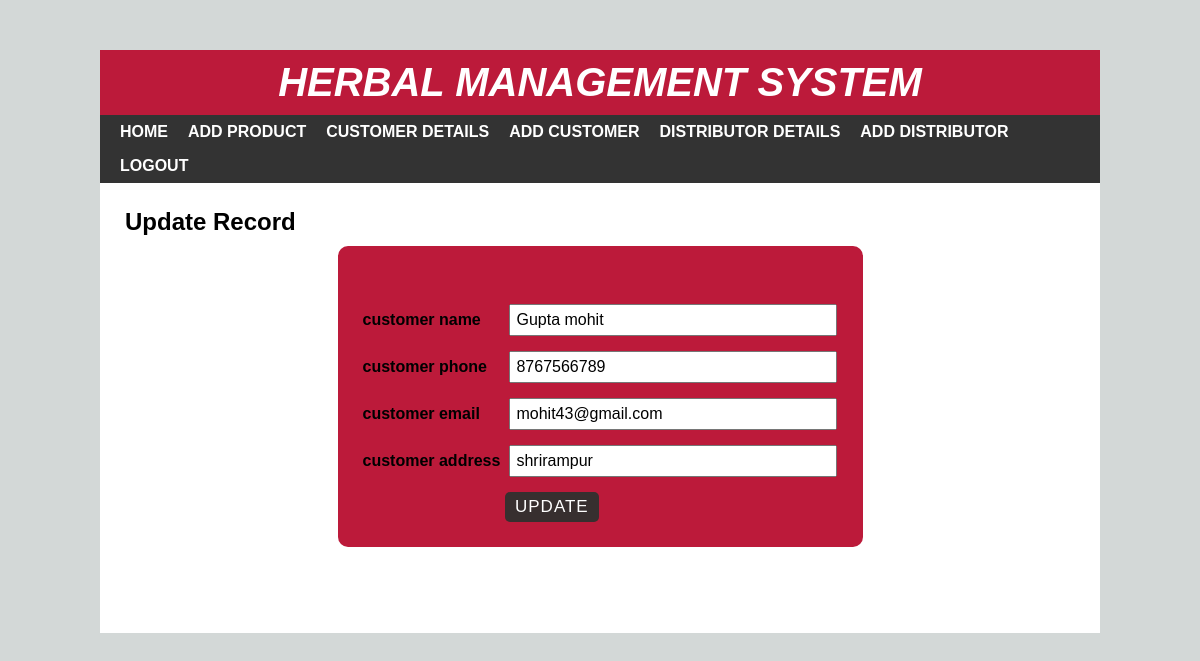
Page /cedit.php?id=7 on the committed database.
### tables this page shows
CREATE TABLE `custdetail` (
  `id` int(100) NOT NULL,
  `cname` varchar(255) NOT NULL,
  `cphone` varchar(255) NOT NULL,
  `cemail` varchar(255) NOT NULL,
  `caddress` varchar(255) NOT NULL
);

### cedit.php (the view, shortened to what this page needs)
<?php include 'header.php'; ?>
<div id="main-content">
    <h2>Update Record</h2>
    <?php
    include 'config.php';
    $id = $_GET['id'];
    $sql = "SELECT * FROM custdetail WHERE id = {$id}";
    $result = mysqli_query($conn, $sql) or die("Query Unsuccessful.");
    if(mysqli_num_rows($result) > 0)  {
      while($row = mysqli_fetch_assoc($result)){
    ?>
    <form class="post-form" action="cupdatedata.php" method="post">
    <div class="form-group">
        </div>
        <div class="form-group">
            <label>customer name</label>
            <input type="text" name="cname" value="<?php echo $row['cname']; ?>" />
        </div>
        <div class="form-group">
            <label>customer phone</label>
            <input type="text" name="cphone" value="<?php echo $row['cphone']; ?>" />
            </div>
            <div class="form-group">
            <label>customer email</label>
            <input type="text" name="cemail" value="<?php echo $row['cemail']; ?>" />
            </div>
            <div class="form-group">
            <label>customer address</label>
            <input type="text" name="caddress" value="<?php echo $row['caddress']; ?>" />
            </div>
      <input class="submit" type="submit" value="Update"/>
    </form>
    <?php
      }
    }
    ?>
</div>
</div>
</body>
</html>

### css/style.css (style rules this page uses)
body { font:16px arial; margin: 0; padding: 0; background: #d1d1d1; }
#main-content { padding: 25px; min-height: 400px; }
#main-content h2 { margin: 0 0 10px; text-transform: capitalize; }
#main-content .post-form { width: 50%; padding: 25px; margin: 0 auto 10px; background-color: #BC1A3A; border-radius: 10px; }
#main-content .post-form .form-group { margin: 0 0 15px; }
#main-content .post-form .form-group label { width: 30%; display: inline-block; font-weight: 600; }
#main-content .post-form .form-group input, #main-content .post-form .form-group select { font-size: 16px; width: 66%; display: inline-block; padding: 5px; margin: 0; }
#main-content .post-form .submit { font-size: 17px; letter-spacing: 1px; text-transform: uppercase; padding: 5px 10px; color: #fff; background-color: #372f2f; border: none; border-radius: 5px; margin: 0 0 0 30%; cursor: pointer; transition: all 0.3s; }
body { background: rgb(211, 216, 215); }

### rows in the picture
custdetail: cname "Gupta mohit", cphone "8767566789", cemail "mohit43@gmail.com", caddress "shrirampur"
